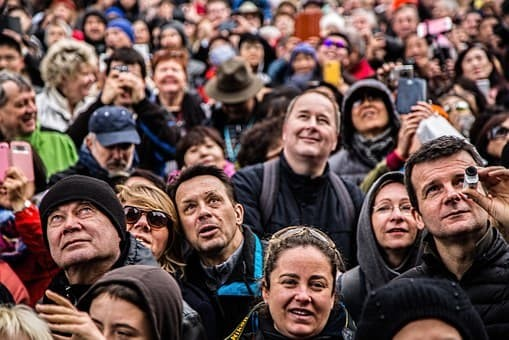
#> input picture İleri Seviye/İnsan ve Yüz Tespitleri/Kullanım 2 Fotoğraflarda Ön Yüz/crowded.jpg, 509 x 340 px
$ python MultiFace.py
#> lines starting #> are read from the running program, lines starting #| are printed output that depends on the picture; after the words box and inside, x2 and y2 are one past the last pixel; in counts of white or black regions, pixels touching at a corner belong together
import cv2
import numpy as np

frontalFace = cv2.CascadeClassifier("haarcascade_frontalface_default.xml")
resim1 = cv2.imread("crowded.jpg")
#> resim1 is the input picture: shape (340, 509, 3); mean B, G, R 78.2, 82.3, 105.9
resim2 = cv2.imread("family.jpg")
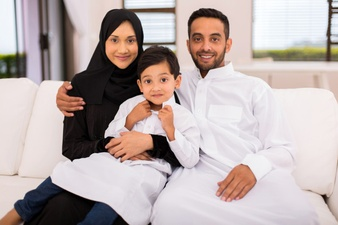
#> input picture İleri Seviye/İnsan ve Yüz Tespitleri/Kullanım 2 Fotoğraflarda Ön Yüz/family.jpg, 338 x 225 px
#> resim2 is the input picture: shape (225, 338, 3); mean B, G, R 171.1, 173.1, 186.2
resim1GRAY = cv2.cvtColor(resim1,cv2.COLOR_BGR2GRAY)
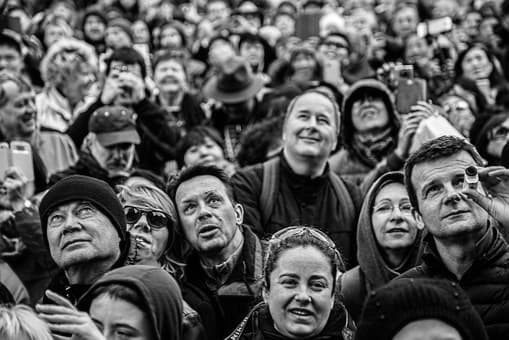
#> resim1GRAY: shape (340, 509); min 0, max 255, mean 88.9
resim2GRAY = cv2.cvtColor(resim2,cv2.COLOR_BGR2GRAY)
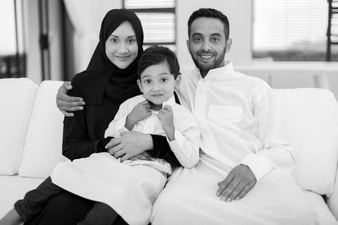
#> resim2GRAY: shape (225, 338); min 0, max 255, mean 176.8

face_locs = frontalFace.detectMultiScale(resim1GRAY,1.1,3)
#> face_locs = 14 rows, first 6: [206, 1, 26, 26], [81, 12, 26, 26], [392, 10, 27, 27], [460, 48, 31, 31], [153, 57, 34, 34], [98, 129, 45, 45]
for (x,y,w,h) in face_locs:
    cv2.rectangle(resim1,(x,y),(x+w,y+h),[255,0,0],2)
#> this loop made 14 passes
#> (x, y, w, h) on passes 1 to 12: (206, 1, 26, 26), (81, 12, 26, 26), (392, 10, 27, 27), (460, 48, 31, 31), (153, 57, 34, 34), (98, 129, 45, 45), (365, 183, 59, 59), (281, 92, 63, 63), (28, 110, 60, 60), (38, 187, 68, 68), (169, 175, 70, 70), (109, 191, 69, 69)
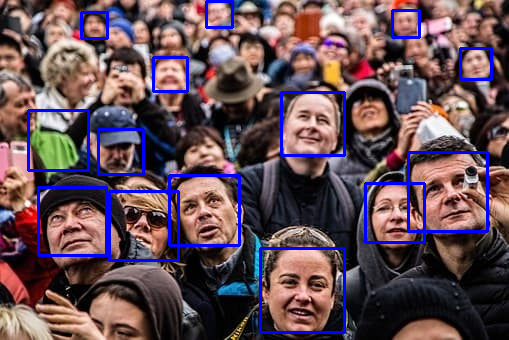
#> resim1: shape (340, 509, 3); 5.08% of pixels changed, all inside (x1, y1, x2, y2) = (27, 0, 493, 334)

face_locs = frontalFace.detectMultiScale(resim2GRAY,1.3,3)
#> face_locs = [[98, 21, 48, 48], [181, 17, 53, 53], [132, 61, 48, 48]]
for (x,y,w,h) in face_locs:
    cv2.rectangle(resim2,(x,y),(x+w,y+h),[255,0,0],2)
#> this loop made 3 passes
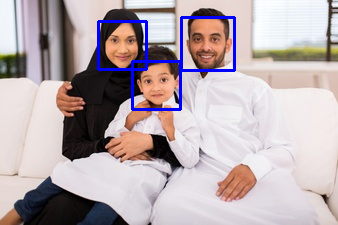
#> resim2: shape (225, 338, 3); 2.28% of pixels changed, all inside (x1, y1, x2, y2) = (97, 16, 236, 111)

cv2.imshow("Kalabalik",resim1)
cv2.imshow("Family",resim2)
cv2.waitKey()
cv2.destroyAllWindows()
